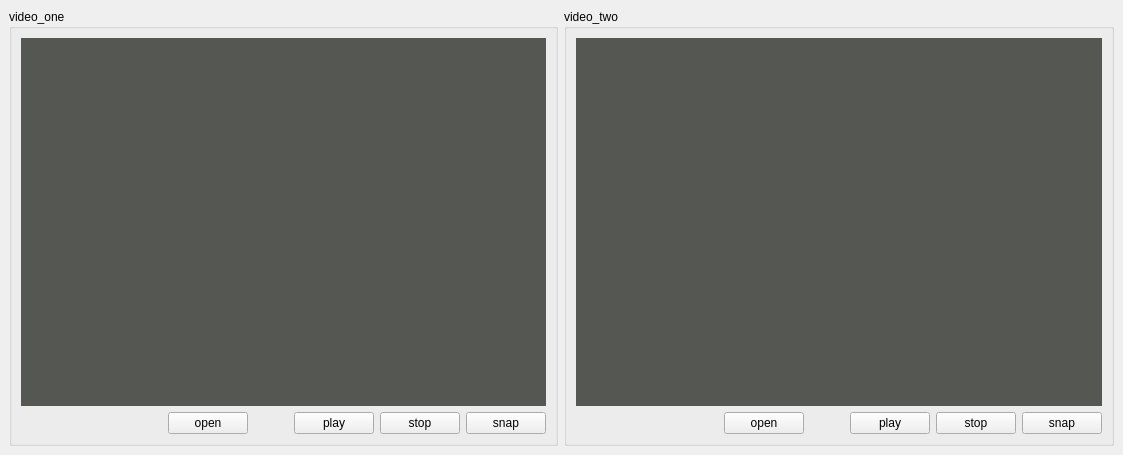
<?xml version="1.0" encoding="UTF-8"?>
<ui version="4.0">
 <class>MainWindow</class>
 <widget class="QMainWindow" name="MainWindow">
  <property name="geometry">
   <rect>
    <x>0</x>
    <y>0</y>
    <width>1123</width>
    <height>455</height>
   </rect>
  </property>
  <property name="windowTitle">
   <string>MainWindow</string>
  </property>
  <widget class="QWidget" name="centralwidget">
   <layout class="QGridLayout" name="gridLayout_3">
    <item row="0" column="0">
     <widget class="QGroupBox" name="groupBox">
      <property name="title">
       <string>video_one</string>
      </property>
      <layout class="QGridLayout" name="gridLayout">
       <item row="0" column="0">
        <layout class="QVBoxLayout" name="verticalLayout">
         <item>
          <widget class="QLabel" name="videoWgtOne">
           <property name="sizePolicy">
            <sizepolicy hsizetype="Preferred" vsizetype="Expanding">
             <horstretch>0</horstretch>
             <verstretch>0</verstretch>
            </sizepolicy>
           </property>
           <property name="styleSheet">
            <string notr="true">background-color:rgb(85, 87, 83)</string>
           </property>
           <property name="text">
            <string/>
           </property>
          </widget>
         </item>
        </layout>
       </item>
       <item row="1" column="0">
        <layout class="QHBoxLayout" name="horizontalLayout">
         <item>
          <spacer name="horizontalSpacer_2">
           <property name="orientation">
            <enum>Qt::Horizontal</enum>
           </property>
           <property name="sizeHint" stdset="0">
            <size>
             <width>200</width>
             <height>20</height>
            </size>
           </property>
          </spacer>
         </item>
         <item>
          <widget class="QPushButton" name="openBtnOne">
           <property name="text">
            <string>open</string>
           </property>
          </widget>
         </item>
         <item>
          <spacer name="horizontalSpacer">
           <property name="orientation">
            <enum>Qt::Horizontal</enum>
           </property>
           <property name="sizeType">
            <enum>QSizePolicy::Fixed</enum>
           </property>
           <property name="sizeHint" stdset="0">
            <size>
             <width>40</width>
             <height>20</height>
            </size>
           </property>
          </spacer>
         </item>
         <item>
          <widget class="QPushButton" name="playBtnOne">
           <property name="text">
            <string>play</string>
           </property>
          </widget>
         </item>
         <item>
          <widget class="QPushButton" name="stopBtnOne">
           <property name="text">
            <string>stop</string>
           </property>
          </widget>
         </item>
         <item>
          <spacer name="horizontalSpacer_3">
           <property name="orientation">
            <enum>Qt::Horizontal</enum>
           </property>
           <property name="sizeHint" stdset="0">
            <size>
             <width>18</width>
             <height>20</height>
            </size>
           </property>
          </spacer>
         </item>
         <item>
          <widget class="QPushButton" name="snapBtnOne">
           <property name="text">
            <string>snap</string>
           </property>
          </widget>
         </item>
        </layout>
       </item>
      </layout>
     </widget>
    </item>
    <item row="0" column="1">
     <widget class="QGroupBox" name="groupBox_2">
      <property name="title">
       <string>video_two</string>
      </property>
      <layout class="QGridLayout" name="gridLayout_2">
       <item row="0" column="0">
        <layout class="QVBoxLayout" name="verticalLayout_2">
         <item>
          <widget class="QLabel" name="videoWgtTwo">
           <property name="sizePolicy">
            <sizepolicy hsizetype="Preferred" vsizetype="Expanding">
             <horstretch>0</horstretch>
             <verstretch>0</verstretch>
            </sizepolicy>
           </property>
           <property name="styleSheet">
            <string notr="true">background-color:rgb(85, 87, 83)</string>
           </property>
           <property name="text">
            <string/>
           </property>
          </widget>
         </item>
        </layout>
       </item>
       <item row="1" column="0">
        <layout class="QHBoxLayout" name="horizontalLayout_2">
         <item>
          <spacer name="horizontalSpacer_5">
           <property name="orientation">
            <enum>Qt::Horizontal</enum>
           </property>
           <property name="sizeHint" stdset="0">
            <size>
             <width>200</width>
             <height>20</height>
            </size>
           </property>
          </spacer>
         </item>
         <item>
          <widget class="QPushButton" name="openBtnTwo">
           <property name="text">
            <string>open</string>
           </property>
          </widget>
         </item>
         <item>
          <spacer name="horizontalSpacer_4">
           <property name="orientation">
            <enum>Qt::Horizontal</enum>
           </property>
           <property name="sizeType">
            <enum>QSizePolicy::Fixed</enum>
           </property>
           <property name="sizeHint" stdset="0">
            <size>
             <width>40</width>
             <height>20</height>
            </size>
           </property>
          </spacer>
         </item>
         <item>
          <widget class="QPushButton" name="playBtnTwo">
           <property name="text">
            <string>play</string>
           </property>
          </widget>
         </item>
         <item>
          <widget class="QPushButton" name="stopBtnTwo">
           <property name="text">
            <string>stop</string>
           </property>
          </widget>
         </item>
         <item>
          <spacer name="horizontalSpacer_6">
           <property name="orientation">
            <enum>Qt::Horizontal</enum>
           </property>
           <property name="sizeHint" stdset="0">
            <size>
             <width>18</width>
             <height>20</height>
            </size>
           </property>
          </spacer>
         </item>
         <item>
          <widget class="QPushButton" name="snapBtnTwo">
           <property name="text">
            <string>snap</string>
           </property>
          </widget>
         </item>
        </layout>
       </item>
      </layout>
     </widget>
    </item>
   </layout>
  </widget>
  <widget class="QMenuBar" name="menubar">
   <property name="geometry">
    <rect>
     <x>0</x>
     <y>0</y>
     <width>1123</width>
     <height>28</height>
    </rect>
   </property>
  </widget>
 </widget>
 <resources/>
 <connections/>
</ui>
